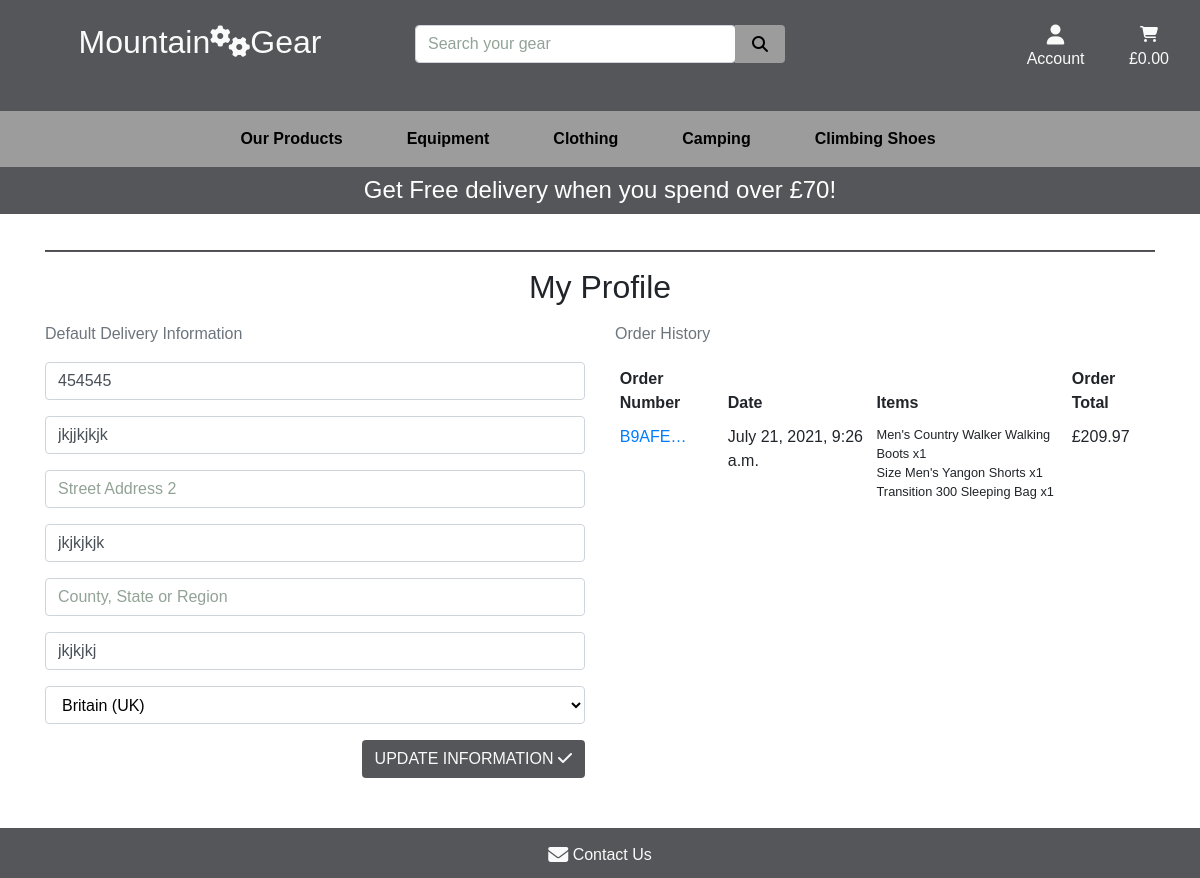
Page /profile/ (signed in) on the earlier database version.
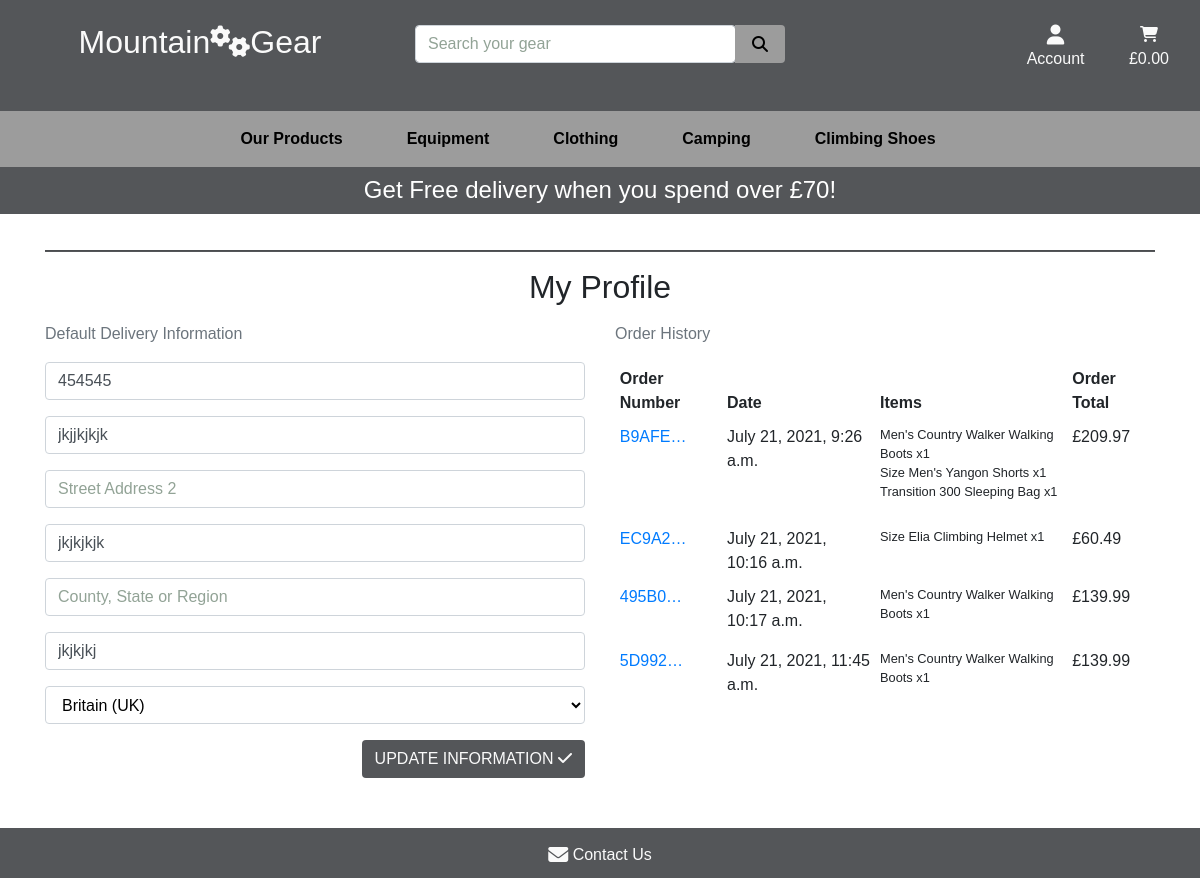
Same page on the later database version.
### profiles/models.py (models this page shows, shortened)
class UserProfile(models.Model):
    user = models.OneToOneField(User, on_delete=models.CASCADE)
    default_phone_number = models.CharField(max_length=20,
                                            null=True, blank=True)
    default_street_address1 = models.CharField(max_length=80,
                                               null=True, blank=True)
    default_street_address2 = models.CharField(max_length=80,
                                               null=True, blank=True)
    default_town_or_city = models.CharField(max_length=40,
                                            null=True, blank=True)
    default_county = models.CharField(max_length=80, null=True, blank=True)
    default_postcode = models.CharField(max_length=20,
                                        null=True, blank=True)
    default_country = CountryField(blank_label='Country',
                                   null=True, blank=True)

### checkout/models.py (models this page shows, shortened)
class Order(models.Model):
    order_number = models.CharField(max_length=32, null=False, editable=False)
    user_profile = models.ForeignKey(UserProfile, on_delete=models.SET_NULL,
                                     null=True, blank=True,
                                     related_name='orders')
    full_name = models.CharField(max_length=50, null=False, blank=False)
    email = models.EmailField(max_length=254, null=False, blank=False)
    phone_number = models.CharField(max_length=20, null=False, blank=False)
    country = CountryField(blank_label='Country *', null=False, blank=False)
    postcode = models.CharField(max_length=20, null=True, blank=True)
    town_or_city = models.CharField(max_length=40, null=False, blank=False)
    street_address1 = models.CharField(max_length=80, null=False, blank=False)
    street_address2 = models.CharField(max_length=80, null=True, blank=True)
    county = models.CharField(max_length=80, null=True, blank=True)
    date = models.DateTimeField(auto_now_add=True)
    delivery_cost = models.DecimalField(max_digits=6,
                                        decimal_places=2,
                                        null=False, default=0)
    order_total = models.DecimalField(max_digits=10,
                                      decimal_places=2, null=False, default=0)
    sum_total = models.DecimalField(max_digits=10,
                                    decimal_places=2, null=False, default=0)
    original_cart = models.TextField(null=False, blank=False, default='')
    stripe_pid = models.CharField(max_length=254, null=False,
                                  blank=False, default='')

class OrderLineItem(models.Model):
    order = models.ForeignKey(Order,
                              null=False, blank=False,
                              on_delete=models.CASCADE,
                              related_name='lineitems')
    product = models.ForeignKey(Product,
                                null=False, blank=False,
                                on_delete=models.CASCADE)
    product_size = models.CharField(max_length=2,
                                    null=True, blank=True)  # XS, S, M, L, XL
    product_number = models.CharField(max_length=2,
                                      null=True, blank=True)  # 6, 7, 8, 9, 10
    quantity = models.IntegerField(null=False, blank=False, default=0)
    lineitem_total = models.DecimalField(max_digits=6,
                                         decimal_places=2,
                                         null=False,
                                         blank=False, editable=False)

### products/models.py (models this page shows, shortened)
class Product(models.Model):
    category = models.ForeignKey('Category', null=True, blank=True,
                                 on_delete=models.SET_NULL)
    sku = models.CharField(max_length=254, null=True, blank=True)
    name = models.CharField(max_length=254)
    description = models.TextField()
    has_sizes = models.BooleanField(default=False, null=True, blank=True)
    has_numbers = models.BooleanField(default=False, null=True, blank=True)
    price = models.DecimalField(max_digits=6, decimal_places=2)
    rating = models.DecimalField(max_digits=6, decimal_places=2)
    image = models.ImageField(null=True, blank=True)

### profiles/views.py (the view)
# urls.py: path('profile/', include('profiles.urls')),
def profile(request):
    profile = get_object_or_404(UserProfile, user=request.user)
    if request.method == 'POST':
        form = UserProfileForm(request.POST, instance=profile)
        if form.is_valid():
            form.save()
            messages.success(request, 'Profile updated successfully')
    form = UserProfileForm(instance=profile)
    orders = profile.orders.all()
    template = 'profiles/profile.html'
    context = {
        'form': form,
        'orders': orders,
        'on_profile_page': True
    }
    return render(request, template, context)

### profiles/templates/profiles/profile.html (shortened to what this page needs)
{% extends "base.html" %}
{% load static %}
{% block page_header %}
    <div class="container header-container">
    </div>
{% endblock %}
{% block content %}
    <div class="overlay"></div>
    <div class="container container-profile">
        <div class="row ">
            <div class="col col-checkout">
                <hr>
                <h2 class="text-center mb-3 ">My Profile</h2>
            </div>
        </div>
        <div class="row">
            <div class="col-12 col-lg-6 col-profile">
                <p class="text-muted">Default Delivery Information</p>
                <form class="mt-3" action="{% url 'profile' %}" method="POST" id="profile-update-form">
                    {{ form|crispy }}
                    <button class="btn gear-button rounded text-uppercase float-right">Update Information
                        <i class="fa fa-check" aria-hidden="true"></i>
                    </button>
                </form>
            </div>
            <div class="col-12 col-lg-6">
                <p class="text-muted">Order History</p>
                <div class="order-history table-responsive">
                    <table class="table table-sm table-borderless">
                        <thead>
                            <tr>
                                <th>Order Number</th>
                                <th>Date</th>
                                <th>Items</th>
                                <th>Order Total</th>
                            </tr>
                        </thead>
                        <tbody>
                            {% for order in orders %}
                                <tr>
                                    <td>
                                        <a href="{% url 'order_history' order.order_number %}"
                                        title="{{ order.order_number }}">
                                            {{ order.order_number|truncatechars:6 }}
                                        </a>
                                    </td>
                                    <td>{{ order.date }}</td>
                                    <td>
                                        <ul class="list-unstyled">
                                            {% for item in order.lineitems.all %}
                                                <li class="small">
                                                    {% if item.product.has_sizes %}Size {{ item.size|upper }}{% endif %}
                                                    {{ item.product.name }} x{{ item.quantity }}
                                                </li>
                                            {% endfor %}
                                        </ul>
                                    </td>
                                    <td>£{{ order.sum_total }}</td>
                                </tr>
                            {% endfor %}
                        </tbody>
                    </table>
                </div>
            </div>
        </div>
{% endblock %}

### templates/base.html (shortened to what this page needs)
{% load static %}
<!doctype html>
<html lang="en">
    <head>
        {% block corecss %}
            <link rel="stylesheet" href="https://stackpath.bootstrapcdn.com/bootstrap/4.4.1/css/bootstrap.min.css">
            <link rel="stylesheet" href="{% static 'css/base.css' %}">
        {% endblock %}
    </head>
    <body>
        <header class="container-fluid fixed-top ">
            <div class="row header-home d-none d-lg-flex top-header" id="topnav">
                <div class="col text-center">
                    <a href="{% url 'home' %}" class="nav-link logo-link">
                        <h2 class="logo-text">Mountain<i class="fas fa-cogs"></i>Gear</h2>
                    </a>
                </div>
                <div class="col search-box">
                    <form action="{% url 'products' %}" method="GET">
                        <div class="input-group w-100">
                            <input type="text" name="q" class="form-control rounded" placeholder="Search your gear">
                            <div class="input-group-append">
                                <button class="form-control btn btn-search" type="submit">
                                    <span class="icon icon-search m-0">
                                        <i class="fas fa-search "></i>
                                    </span>
                                </button>
                            </div>
                        </div>
                    </form>
                </div>
               <div class="col">
                    <ul class="list-inline list-unstyled text-center text-lg-right">
                        <li class="list-inline-item dropdown">
                            <a href="#" class="nav-link logo-link" id="user-options" data-toggle="dropdown" aria-haspopup="true" aria-expanded="false">
                                <div class="text-center">
                                    <div><i class="fas fa-user fa-lg"></i></div>
                                    <p class="my-0">Account</p>
                                </div>
                            </a>
                        </li>
                        <li class="list-inline-item">
                            <a href="{% url 'view_cart' %}" class="{% if total %}font-weight-bold{% else %}{% endif %} nav-link logo-link">
                                <div class="text-center">
                                    <div><i class="fas fa-shopping-cart"></i></div>
                                    <p>
                                        {% if sum_total %}
                                            £{{ sum_total|floatformat:2 }}
                                        {% else %}
                                            £0.00
                                        {% endif %}
                                    </p>
                                </div>
                            </a>
                        </li>
                    </ul>
                </div>
            </div>
            <div class="row   ">
                <nav class="navbar navbar-expand-lg navbar-light w-100 mobile-header">
                    {% include 'includes/main-nav.html' %}
                </nav>
            </div>
            <div id="delivery-banner" class="row text-center header-home ">
                <div class="col bg-black text-white">
                    <h4 class="logo-font my-1">Get Free delivery when you spend over £{{ free_delivery_threshold }}!</h4>
                </div>
            </div>
        </header>
        {% block page_header %}
        {% endblock %}
        {% block content %}
        {% endblock %}
        <footer class="page-footer">
            <div class="footer-copyright ">
                <div class="container footer-elements">
                    <div class="row row-footer">
                        <div class="col-12 footer-element">
                            <div class="contact">
                                <a href="#" class="logo-link"><i class="fas fa-envelope fa-lg footer-icons"></i> Contact Us </a>
                            </div>
                        </div>
                    </div>
                </div>
            </div>
        </footer>
    </body>
</html>

### templates/includes/main-nav.html (shortened to what this page needs)
<div class="collapse navbar-collapse" id="main-nav">
    <ul class="navbar-nav w-auto mx-auto">
        <li class="nav-item dropdown">
            <a class="logo-font font-weight-bold nav-link text-black mr-5" href="#" id="our-products-link" data-toggle="dropdown" aria-haspopup="true" aria-expanded="false">
                Our Products
            </a>
        </li>
        <li class="nav-item dropdown">
            <a class="logo-font font-weight-bold nav-link text-black mr-5" href="#" id="equipment-link" data-toggle="dropdown" aria-haspopup="true" aria-expanded="false">
                Equipment
            </a>
        </li>
        <li class="nav-item dropdown">
            <a class="logo-font font-weight-bold nav-link text-black mr-5" href="#" id="clothing-link" data-toggle="dropdown" aria-haspopup="true" aria-expanded="false">
                Clothing
            </a>
        </li>
        <li class="nav-item dropdown">
            <a class="logo-font font-weight-bold nav-link text-black mr-5" href="#" id="camping-link" data-toggle="dropdown" aria-haspopup="true" aria-expanded="false">
                Camping
            </a>
        </li>
        <li class="nav-item dropdown">
            <a class="logo-font font-weight-bold nav-link text-black mr-5" href="#" id="climbing-shoes-link" data-toggle="dropdown" aria-haspopup="true" aria-expanded="false">
                Climbing Shoes
            </a>
        </li>
    </ul>
</div>

Differences in the rows shown:
added Order: order_number "EC9A2…", date "July 21, 2021, 10:16 a.m.", sum_total "60.49"
added OrderLineItem: product.name "Elia Climbing Helmet", quantity "1", shown under "EC9A2…"
added Order: order_number "495B0…", date "July 21, 2021, 10:17 a.m.", sum_total "139.99"
added OrderLineItem: product.name "Men's Country Walker Walking Boots", quantity "1", shown under "495B0…"
added Order: order_number "5D992…", date "July 21, 2021, 11:45 a.m.", sum_total "139.99"
added OrderLineItem: product.name "Men's Country Walker Walking Boots", quantity "1", shown under "5D992…"
